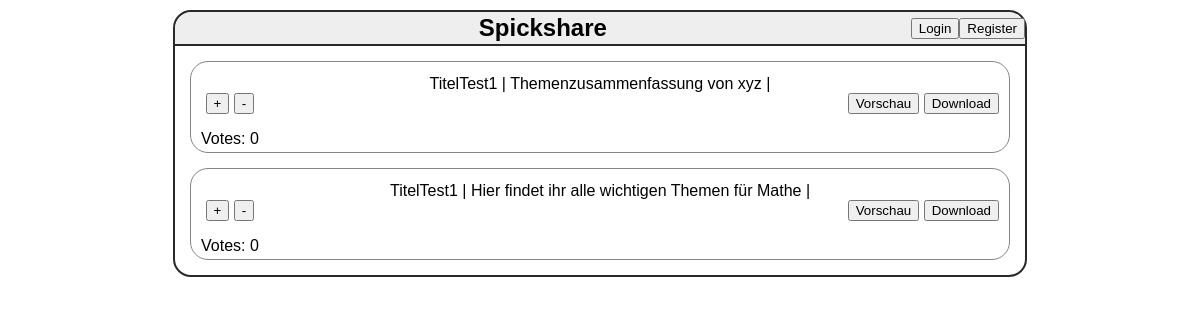
The app's page /index/ with its own data.
### models.py (models this page shows)
class Cheatsheet(db.Model):
    id = db.Column(db.Integer, primary_key=True)
    title = db.Column(db.String, nullable=False)
    description = db.Column(db.String, nullable=False)
    creditcost = db.Column(db.Integer, nullable=True)
    pdf_datei = db.Column(db.LargeBinary, nullable=False)
    module_id = db.Column(db.Integer, db.ForeignKey('module.id'), nullable=True)
    professor_id = db.Column(db.Integer, db.ForeignKey('professor.id'), nullable=True)
    user_id = db.Column(db.Integer, db.ForeignKey('user.id'), nullable=True)
    votes = db.Column(db.Integer, default=0, nullable=False)
    created_at = db.Column(db.DateTime, default=func.now())

### app.py (the view)
@app.route('/index/')
def index():
    cheatsheets = Cheatsheet.query.all()
    return render_template('index.html', cheatsheets=cheatsheets, user=current_user) #https://youtu.be/dam0GPOAvVI?t=7011

### templates/index.html (shortened to what this page needs)
<!doctype html>
<html lang=de>
<head>
    <link rel="stylesheet" href="{{ url_for('static', filename='css/style.css') }}">
</head>
<body>
<nav style="display: flex; justify-content: space-between; align-items: center; padding: 0px;">
    {% if user.is_authenticated %}
        <h1>Spickshare</h1>
        <form action="{{ url_for('upload')}}">
             <button type="submit">Upload Cheatsheet</button>
        </form>
        <a href="{{ url_for('logout') }}">
            <button>Logout</button>
        </a>
    {% else %}
        <h1>Spickshare</h1>
        <a href="{{ url_for('login') }}">
            <button>Login</button>
        </a>
        <a href="{{ url_for('register') }}">
            <button>Register</button>
        </a>
    {% endif %}
</nav>
    <ul>
        {% for cheatsheet in cheatsheets %}
            <div class="eintrag">
                <li>{{ cheatsheet.title }} | {{ cheatsheet.description }} | {{ cheatsheet.prof }}</li>
                <div class="buttons-links">
                    <form action="{{ url_for('vote') }}" method="POST">
                        <button type="submit" name="Voteinput" value="+">+</button>
                        <button type="submit" name="Voteinput" value="-">-</button>
                        <p>Votes: {{ cheatsheet.votes }}</p>
                    </form>
                </div>
                    <div class="buttons-rechts">
                    <button>Vorschau</button>
                    <button>Download</button>
                </div>
            </div>
        {% endfor %}
    </ul>
</body>
</html>

### static/css/style.css (style rules this page uses)
body { text-align: center; font-family: sans-serif; width: 850px; margin: 10px auto; border: 2px solid #292929; border-radius: 18px; border-width: 2px; }
a { color: #35a; text-decoration: none; }
ul { list-style: none; margin: 0; padding: 0; }
li { margin-top: 3px; }
form { display: inline; }
nav { background: #eee; border-bottom: 2px solid #292929; display: flex; align-items: center; padding: 0 5px; border-top-left-radius: 18px; border-top-right-radius: 18px; }
nav h1 { font-size: x-large; flex: auto; margin: 2px 0; }
nav a { text-decoration: none; }
.eintrag { margin: 15px; height: 70px; }
.buttons-links { float: left; }
.buttons-rechts { float: right; }
.eintrag { border: rgb(133, 133, 133); border-style: solid; border-width: 1px; padding: 10px; border-radius: 18px; }

### records on screen
Cheatsheet: title "TitelTest1", description "Themenzusammenfassung von xyz", votes "0"
Cheatsheet: title "TitelTest1", description "Hier findet ihr alle wichtigen Themen für Mathe", votes "0"
